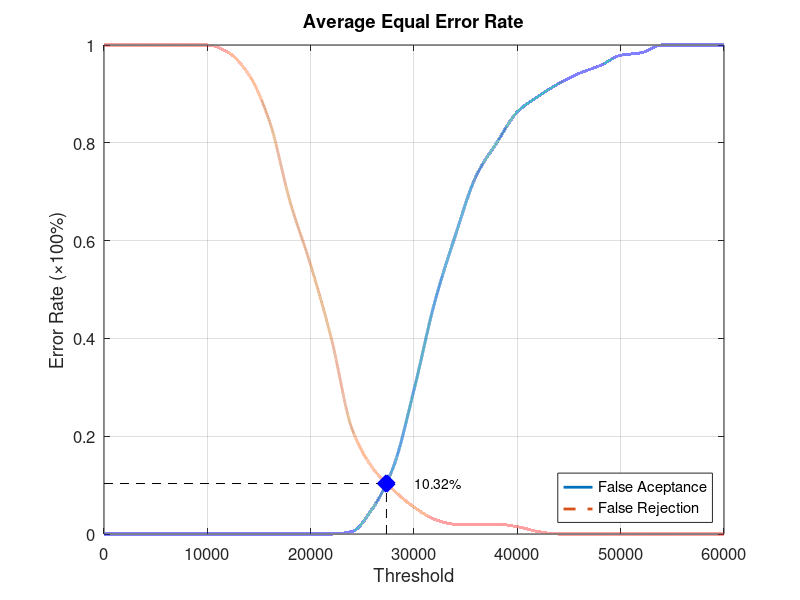
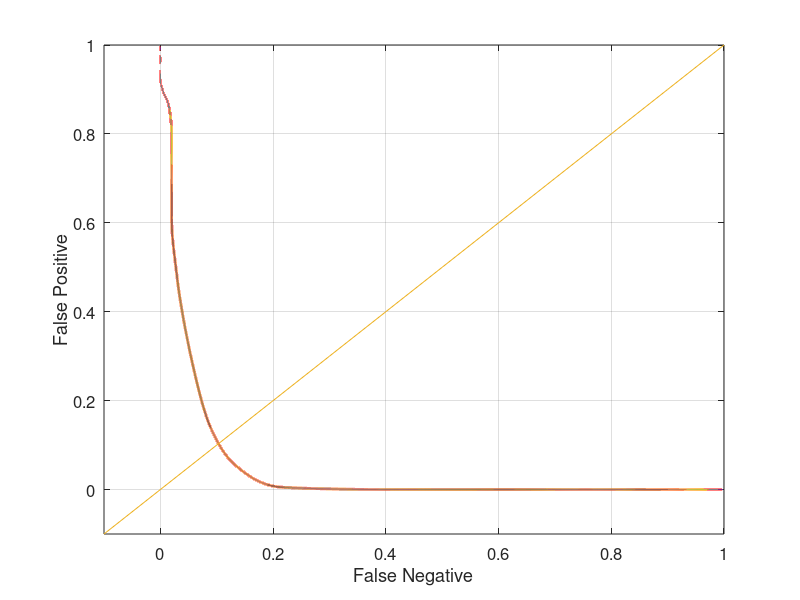

Here is the MATLAB script that generated these plots, in order:
function yEER = Database3_1
close all;
clear;
clc;
x = 0:2000:60000;
xq = 0:0.5:60000;

y0 = [0 0 0 0 0 0 0 0 0 0 0 0 0.00526316 0.0526316 0.136842 0.294737 0.473684 0.610526 0.731579 0.8 0.863158 0.894737 0.921053 0.942105 0.957895 0.978947 0.984211 1 1 1 1];
yy0 = interp1(x, y0, xq, 'pchip');
y1 = [1 1 1 1 1 1 0.985 0.94 0.845 0.68 0.55 0.4 0.215 0.135 0.09 0.055 0.03 0.02 0.02 0.02 0.015 0.005 0 0 0 0 0 0 0 0 0];
yy1 = interp1(x, y1, xq, 'pchip');

% Calculating EER: 
y2 = abs(y0 - y1);
find(y2 == min(y2))
yy2 = abs(yy0 - yy1);
xEER = find(yy2 == min(yy2));
xEERIndex = xq(xEER) % X-axis EER
yEER = yy0(xEER) % Y-axis EER

main = figure
plot(xq, yy0,'-','LineWidth', 2);	hold on
plot(xq, yy1,'--','LineWidth', 2);	hold on
plot([xEERIndex xEERIndex], [0 yEER], 'k--');	hold on
plot([0 xEERIndex], [yEER yEER], 'k--');	hold on
plot(xEERIndex, yEER, 'bx', 'LineWidth', 10);	hold on
text(xEERIndex + 10 * xEERIndex / 100, yEER, [num2str(round((10000 * yEER)) / 100) '%'])
legend('False Aceptance', 'False Rejection', 'Location', 'SouthEast')
xlabel('Threshold')
ylabel('Error Rate (\times100%)')
title('Average Equal Error Rate')
set(gca, 'FontSize', 12)
axis([0 60000 0 1])
grid on

print(main, 'Database3_1Main', '-dpng');
FNRxFPR = figure('Color', [1 1 1]);
plot(yy1, yy0, '-', yy1, yy0, 'LineWidth', 2);
hold on
y = -0.1:0.1:1
plot(y, y); 
set(gca, 'FontSize', 12)
xlabel('False Negative')
ylabel('False Positive')
axis([-0.1 1 -0.1 1])
set(gca, 'FontSize', 12)
grid on

print(FNRxFPR, 'Database3_1FNRxFPR','-dpng');
end
